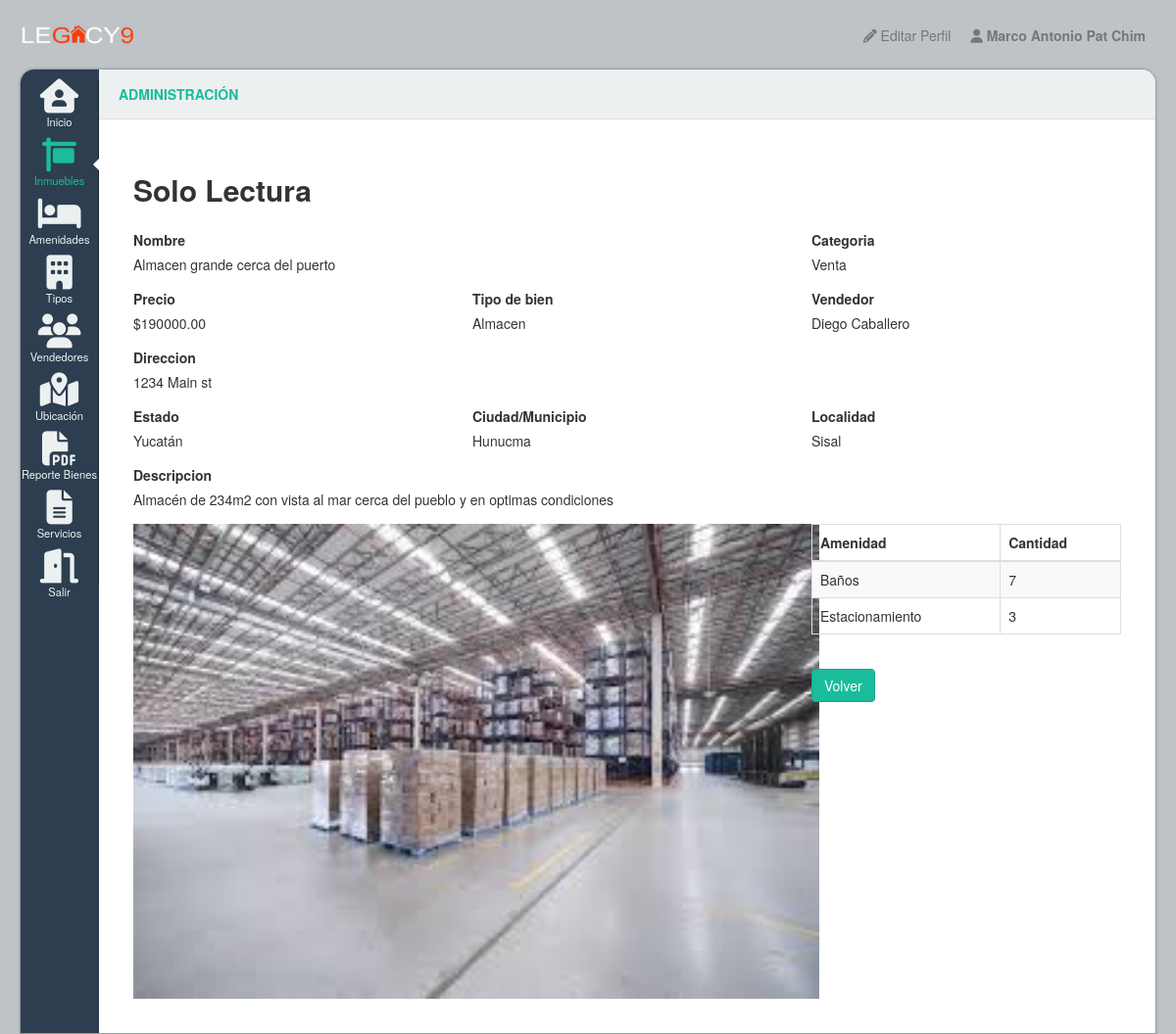
Screenshot of /bd/bienes/leer_bienes.php?ID_Inm=4 (signed in) with the database file from the repository.
### tables this page shows
CREATE TABLE `inmueble` (
  `ID_Inm` int(11) NOT NULL AUTO_INCREMENT,
  `Nom_Inm` varchar(100) NOT NULL,
  `Catego_Inm` varchar(5) NOT NULL,
  `Precio_Inm` decimal(11,2) NOT NULL,
  `ID_Tipo_Inm` int(2) NOT NULL,
  `Galeria_Inm` varchar(100) NOT NULL,
  `Descripcion_Inm` varchar(300) NOT NULL,
  `ID_Usu_Inm` int(11) NOT NULL,
  `Direccion_Inm` varchar(150) NOT NULL,
  `ID_Loc_Inm` int(8) NOT NULL,
  `Estatus_Inm` varchar(9) NOT NULL,
  PRIMARY KEY (`ID_Inm`),
  KEY `fk_INMUEBLES_TIPO1_idx` (`ID_Tipo_Inm`),
  KEY `fk_INMUEBLE_LOCALIDAD1_idx` (`ID_Loc_Inm`),
  KEY `fk_INMUEBLE_USUARIO1_idx` (`ID_Usu_Inm`),
  CONSTRAINT `fk_INMUEBLES_TIPO1` FOREIGN KEY (`ID_Tipo_Inm`) REFERENCES `tipo` (`ID_Tipo`) ON DELETE CASCADE ON UPDATE CASCADE,
  CONSTRAINT `fk_INMUEBLE_LOCALIDAD1` FOREIGN KEY (`ID_Loc_Inm`) REFERENCES `localidad` (`ID_Loc`) ON DELETE CASCADE ON UPDATE CASCADE,
  CONSTRAINT `fk_INMUEBLE_USUARIO1` FOREIGN KEY (`ID_Usu_Inm`) REFERENCES `usuario` (`ID_Usu`) ON DELETE CASCADE ON UPDATE CASCADE
);

CREATE TABLE `tipo` (
  `ID_Tipo` int(2) NOT NULL AUTO_INCREMENT,
  `Nom_Tipo` varchar(60) NOT NULL,
  PRIMARY KEY (`ID_Tipo`)
);

CREATE TABLE `estado` (
  `ID_Est` int(8) NOT NULL AUTO_INCREMENT,
  `Nom_Est` varchar(60) NOT NULL,
  PRIMARY KEY (`ID_Est`)
);

CREATE TABLE `ciudad` (
  `ID_Ciu` int(8) NOT NULL AUTO_INCREMENT,
  `Nom_Ciu` varchar(60) NOT NULL,
  `ID_Est_Ciu` int(8) NOT NULL,
  PRIMARY KEY (`ID_Ciu`),
  KEY `fk_CIUDAD_ESTADO1_idx` (`ID_Est_Ciu`),
  CONSTRAINT `fk_CIUDAD_ESTADO1` FOREIGN KEY (`ID_Est_Ciu`) REFERENCES `estado` (`ID_Est`) ON DELETE CASCADE ON UPDATE CASCADE
);

CREATE TABLE `localidad` (
  `ID_Loc` int(8) NOT NULL AUTO_INCREMENT,
  `Nom_Loc` varchar(60) NOT NULL,
  `ID_Ciu_Loc` int(8) NOT NULL,
  PRIMARY KEY (`ID_Loc`),
  KEY `fk_LOCALIDAD_CIUDAD1_idx` (`ID_Ciu_Loc`),
  CONSTRAINT `fk_LOCALIDAD_CIUDAD1` FOREIGN KEY (`ID_Ciu_Loc`) REFERENCES `ciudad` (`ID_Ciu`) ON DELETE CASCADE ON UPDATE CASCADE
);

### bd/bienes/leer_bienes.php (the view, shortened to what this page needs)
<?php
if(isset($_GET["ID_Inm"]) && !empty(trim($_GET["ID_Inm"]))){
    require_once "../config.php";
    $sql = "SELECT inmueble.ID_Inm, inmueble.Nom_Inm, inmueble.Catego_Inm, concat('$', inmueble.Precio_Inm) as Precio_Inm, tipo.Nom_Tipo, inmueble.Galeria_Inm, inmueble.Descripcion_Inm, concat(usuario.Nom_Usu, ' ', usuario.PriApe_Usu, ' ', usuario.SegApe_Usu) as Usuario_Inm, inmueble.Direccion_Inm, localidad.Nom_Loc, ciudad.Nom_Ciu, estado.Nom_Est FROM inmueble inner join tipo on inmueble.ID_Tipo_Inm = tipo.ID_Tipo inner join usuario on inmueble.ID_Usu_Inm = usuario.ID_Usu inner join localidad on inmueble.ID_Loc_Inm = localidad.ID_Loc inner join ciudad on localidad.ID_Ciu_Loc = ciudad.ID_Ciu inner join estado on ciudad.ID_Est_Ciu = estado.ID_Est WHERE ID_Inm = ? group by (ID_Inm);";
    if($stmt = mysqli_prepare($mysqli, $sql)){
        mysqli_stmt_bind_param($stmt, "i", $param_id);
        $param_id = trim($_GET["ID_Inm"]);
        if(mysqli_stmt_execute($stmt)){
            $result = mysqli_stmt_get_result($stmt);
            if(mysqli_num_rows($result) == 1){
                $row = mysqli_fetch_array($result, MYSQLI_ASSOC);
                $name = $row["Nom_Inm"];
				$catego = $row["Catego_Inm"];
				$precio = $row["Precio_Inm"];
				$tipo = $row["Nom_Tipo"];
				$img = $row["Galeria_Inm"];
				$desc = $row["Descripcion_Inm"];
				$usu = $row["Usuario_Inm"];
				$address = $row["Direccion_Inm"];
				$est = $row["Nom_Est"];
				$ciu = $row["Nom_Ciu"];
				$loc = $row["Nom_Loc"];
            } else{
                header("location: ../error.php");
                exit();
            }
        } else{
            $error = "Oops! Algo ha salido mal. Por favor, intentelo de nuevo más tarde.";
        }
    }
} else{
    header("location: ../error.php");
    exit();
}
?>
<!DOCTYPE html>
<html class='no-js' lang='en'>
<head>
    <link href="../../css/application-a07755f5.css" rel="stylesheet" type="text/css" />
    <link href="../../css/font-awesome.min.css" rel="stylesheet" type="text/css" />
</head>
<body class='main page'>
	<div class='navbar navbar-default' id='navbar'>
		<img src="../../img/Logo%20Legacy%20Arial.png" width="10%"alt="" style="margin-top: 14px"/>
		<ul class='nav navbar-nav pull-right'>
			<li>
				<a href='../editar_perfil.php'>
					<i class='icon-pencil'></i>
					Editar Perfil
				</a>
			</li>
			<li class='dropdown user'>
				<a>
					<i class='icon-user'></i>
					<strong><?php echo $_SESSION['username']; ?></strong>
				</a>
			</li>
		</ul>
    </div>
    <div id='wrapper'>
		<section id='sidebar'>
			<ul id='dock'>
				<li class='launcher'>
					<i class="fas fa-house-user"></i>
					<a href="../../indexpa.php">Inicio</a>
				</li>
				<li class='active launcher'>
					<i class="fas fa-sign"></i>
					<a href="ver_bienes.php">Inmuebles</a>
				</li>
				<?php
				if($_SESSION['tipousuario'] == "Administrador"){
					echo
				"<li class='launcher'>
					<i class='fas fa-bed'></i>
					<a href='../amenidades/ver_amenidades.php'>Amenidades</a>
				</li>
				<li class='launcher'>
					<i class='fas fa-building'></i>
					<a href='../tipos/ver_tipos.php'>Tipos</a>
				</li>
				<li class='launcher'>
					<i class='fas fa-users'></i>
					<a href='../usuarios/ver_usuarios.php'>Vendedores</a>
				</li>
				<li class='launcher'>
					<i class='fas fa-map-marked-alt'></i>
					<a href='../../location.php'>Ubicación</a>
				</li>
				<li class='launcher'>
					<i class='fas fa-file-pdf'></i>
					<a href='pdf.php'>Reporte Bienes</a>
				</li>
				<li class='launcher'>
					<i class='fas fa-file-alt'></i>
					<a href='../../service.php'>Servicios</a>
				</li>";
				}
				?>
				<li class="launcher">
					<i class='fas fa-door-open'></i>
					<a href='../veriflogout.php'>Salir</a>
				</li>
			</ul>
			<div data-toggle='tooltip' id='beaker' title='Made by lab2023'></div>
		</section>
		<section id='tools'>
			<ul class='breadcrumb' id='breadcrumb'>
				<li class='title'>ADMINISTRACIÓN</li>
			</ul>
		</section>
		<div id='content'>
			<div class='row'>
				<div class='col-lg-12'>
					<form action="<?php echo htmlspecialchars($_SERVER["PHP_SELF"]); ?>" method="post">
						<div class="form-group col-md-12">
							<h2 class="pull-left"><b>Solo Lectura</b></h2>
						</div>
						<div class="form-row">
							<div class="form-group col-md-8">
								<label>Nombre</label>
								<p class="form-control-static"><?php echo $name ?></p>
							</div>
							<div class="form-group col-md-4">
								<label>Categoria</label>
								<p class="form-control-static"><?php echo $catego ?></p>
							</div>
						</div>
						<div class="form-row">
							<div class="form-group col-md-4">
								<label>Precio</label>
								<p class="form-control-static"><?php echo $precio ?></p>
							</div>
							<div class="form-group col-md-4">
								<label>Tipo de bien</label>
								<p class="form-control-static"><?php echo $tipo ?></p>
							</div>
							<div class="form-group col-md-4">
								<label>Vendedor</label>
								<p class="form-control-static"><?php echo $usu ?></p>
							</div>
						</div>
						<div class="form-group">
							<div class="form-group col-md-12">
								<label>Direccion</label>
								<p class="form-control-static"><?php echo $address ?></p>
							</div>
						</div>
						<div class="form-row">
							<div class="form-group col-md-4">
								<label>Estado</label>
								<p class="form-control-static"><?php echo $est ?></p>
							</div>
							<div class="form-group col-md-4">
								<label>Ciudad/Municipio</label>
								<p class="form-control-static"><?php echo $ciu ?></p>
							</div>
							<div class="form-group col-md-4">
								<label>Localidad</label>
								<p class="form-control-static"><?php echo $loc ?></p>
							</div>
						</div>
						<div class="form-row">
							<div class="form-group col-md-12">
								<label>Descripcion</label>
								<p class="form-control-static"><?php echo $desc ?></p>
							</div>
						</div>
						<div class="form-row">
							<div class="form-group col-md-8">
								<center><img width="700" src="<?php echo $img ?>"></center>
							</div>
							<div class="form-group col-md-4">
								<?php
								require ("../config.php");
								$sql = "SELECT amenidad.Nom_Ame, cantidad.Valor_Can FROM cantidad inner join amenidad on cantidad.ID_Ame_Can = amenidad.ID_Ame WHERE ID_Inm_Can = $param_id";
								if($resultado = mysqli_query($mysqli, $sql)){
									if(mysqli_num_rows($resultado) > 0){
										echo "<table class='table table-bordered table-striped'>";
											echo "<thead>";
												echo "<tr>";
													echo "<th>Amenidad</th>";
													echo "<th>Cantidad</th>";
												echo "</tr>";
											echo "</thead>";
											echo "<tbody>";
											while($row = mysqli_fetch_array($resultado)){
												echo "<tr>";
													echo "<td>" . $row['Nom_Ame'] . "</td>";
													echo "<td>" . $row['Valor_Can'] . "</td>";
												echo "</tr>";
											}
											echo "</tbody>";
										echo "</table>";
									} else{
										echo "<p class='lead'><em>No se han encontrado datos.</em></p><br>";
									}
								} else{
									echo "ERROR: No se pudo ejecutar $sql. " . mysqli_error($mysqli);
								}
								?>
							</div>
						</div>
						<div class="form-row">
							<div class="form-group col-md-4">
								<a class="btn btn-success" href="ver_bienes.php">Volver</a>
							</div>
						</div>
					</form>
				</div>
			</div>
		</div>
	</div>
</body>
</html>

### rows the page displays
inmueble: Nom_Inm "Almacen grande cerca del puerto", Catego_Inm "Venta", ID_Tipo_Inm.Nom_Tipo "Almacen", Direccion_Inm "1234 Main st", estado.Nom_Est "Yucatán", ciudad.Nom_Ciu "Hunucma", ID_Loc_Inm.Nom_Loc "Sisal", Descripcion_Inm "Almacén de 234m2 con vista al mar cerca del pueblo y en optimas condiciones", Galeria_Inm (picture)

### other values shown
$_SESSION['username'] "Marco Antonio Pat Chim"
$precio "$190000.00"
$usu "Diego Caballero"
$row['Nom_Ame'] "Baños"
$row['Valor_Can'] "7"
$row['Nom_Ame'] "Estacionamiento"
$row['Valor_Can'] "3"
